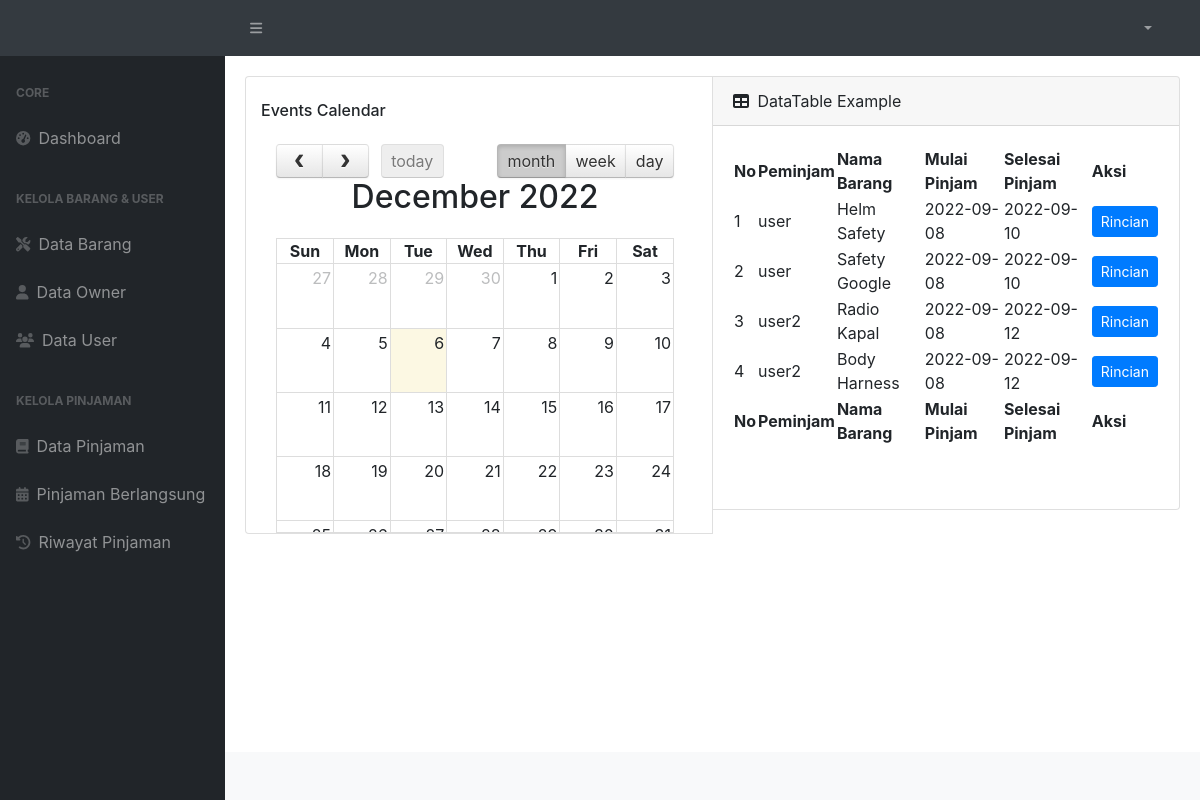
The app's page /admin/pinjaman_berlangsung.php with its own data.
### tables this page shows
CREATE TABLE `data_pinjaman` (
  `id_pinjaman` int(11) NOT NULL,
  `id_barang` int(11) NOT NULL,
  `nama_barang` varchar(255) NOT NULL,
  `serial_number` varchar(255) NOT NULL,
  `part_number` varchar(255) NOT NULL,
  `nama_owner` varchar(255) NOT NULL,
  `kondisi_barang` enum('Bagus','Rusak') NOT NULL,
  `lokasi_barang` varchar(255) NOT NULL,
  `jumlah_pinjam` int(11) NOT NULL,
  `jumlah_barang` int(11) NOT NULL,
  `mulai_pinjam` date NOT NULL,
  `selesai_pinjam` date NOT NULL,
  `id_user` int(11) NOT NULL,
  `username` varchar(255) NOT NULL,
  `status_pinjam` enum('Pending','Setuju','Tolak') NOT NULL,
  `komentar` varchar(255) DEFAULT NULL,
  `gambar_barang` varchar(255) NOT NULL
);

### admin/pinjaman_berlangsung.php (the view, shortened to what this page needs)
<?php
require_once("header.php")
?>
<div id="layoutSidenav_content">
    <main>
        <div class="card-body">
            <div class="table-responsive">
                <div class="card-group">
                    <div class="card">
                        <div class="col-sm-12">
                            <div class="product-details mr-2">
                                <br>
                                <h6 class="mb-0">Events Calendar</h6>
                                <br>
                                <div class="container">
                                    <div id="calendar">
                                    </div>
                                </div>
                            </div>
                        </div>
                    </div>
                    <div class="card mb-4">
                        <div class="card-header">
                            <i class="fas fa-table me-1"></i>
                            DataTable Example
                        </div>
                        <div class="card-body">
                            <table id="datatablesSimple">
                                <thead>
                                    <tr>
                                        <th>No</th>
                                        <th>Peminjam</th>
                                        <th>Nama Barang</th>
                                        <th>Mulai Pinjam</th>
                                        <th>Selesai Pinjam</th>
                                        <th>Aksi</th>
                                    </tr>
                                </thead>
                                <tfoot>
                                    <tr>
                                        <th>No</th>
                                        <th>Peminjam</th>
                                        <th>Nama Barang</th>
                                        <th>Mulai Pinjam</th>
                                        <th>Selesai Pinjam</th>
                                        <th>Aksi</th>
                                    </tr>
                                </tfoot>
                                <tbody>
                                    <?php
                                    $no = 1;
                                    $data_pinjaman = mysqli_query($koneksi, "SELECT * FROM data_pinjaman");
                                    while ($dp = mysqli_fetch_array($data_pinjaman)) {
                                        $id_pinjaman = $dp['id_pinjaman'];
                                        $username = $dp['username'];
                                        $nama_barang = $dp['nama_barang'];
                                        $mulai_pinjam = $dp['mulai_pinjam'];
                                        $selesai_pinjam = $dp['selesai_pinjam'];
                                    ?>
                                        <tr>
                                            <td><?= $no++; ?></td>
                                            <td><?= $username; ?></td>
                                            <td><?= $nama_barang; ?></td>
                                            <td><?= $mulai_pinjam; ?></td>
                                            <td><?= $selesai_pinjam; ?></td>
                                            <td><button class='btn btn-primary btn-sm' data-bs-toggle='modal' data-bs-target='#rincian<?= $id_pinjaman; ?>'>Rincian</button></td>
                                        </tr>
                                </tbody>
                        </div>
                    </div>
                </div>
            <?php } ?>
<?php
require_once("footer.php")
?>

### assets/fullcalendar.css (style rules this page uses)
.fc { direction: ltr; text-align: left; }
body .fc { font-size: 1em; }

### records on screen
data_pinjaman: username "user", nama_barang "Helm Safety", mulai_pinjam "2022-09-08", selesai_pinjam "2022-09-10"
data_pinjaman: username "user", nama_barang "Safety Google", mulai_pinjam "2022-09-08", selesai_pinjam "2022-09-10"
data_pinjaman: username "user2", nama_barang "Radio Kapal", mulai_pinjam "2022-09-08", selesai_pinjam "2022-09-12"
data_pinjaman: username "user2", nama_barang "Body Harness", mulai_pinjam "2022-09-08", selesai_pinjam "2022-09-12"
